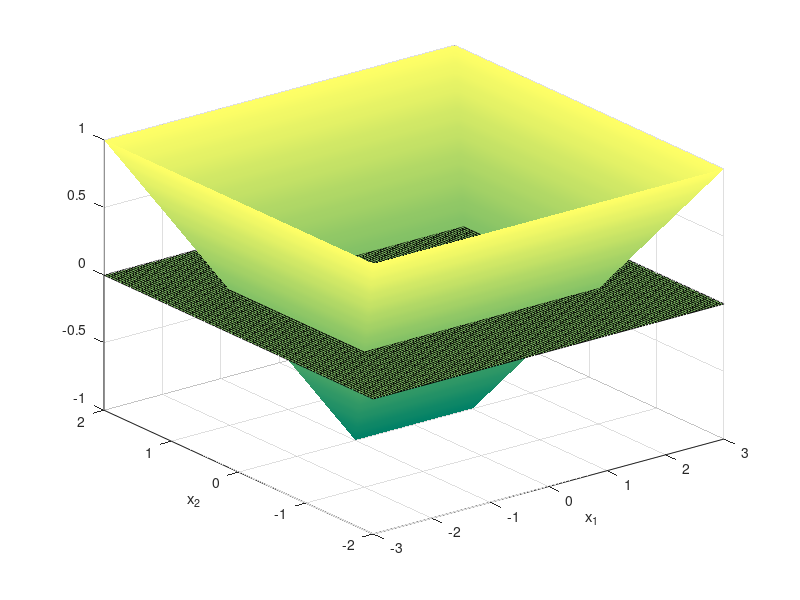

Reproduce this figure in MATLAB.
% Illustration from the lecture
%
% Oliver Stein: Konvexe Analysis, Karlsruhe Institute of Technology (KIT)
% WiSe 2014/15
%
X1=-3:.05:3;
X2=-2:.05:2;
[x1,x2]=meshgrid(X1,X2);
colormap('summer')
surf(x1,x2,max(x1-2,max(x2-1,max(-x1-2,-x2-1))))
shading('interp')
xlabel('x_1')
ylabel('x_2')
pause
hold on
surf(x1,x2,0*x1+0*x2)
hold off
